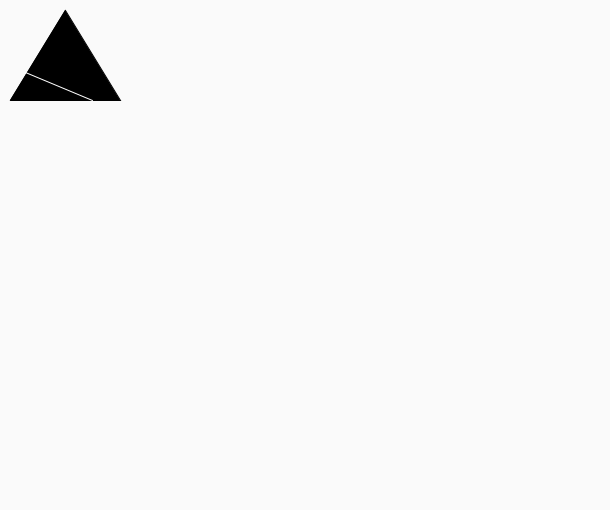
Frame 1 (no input)
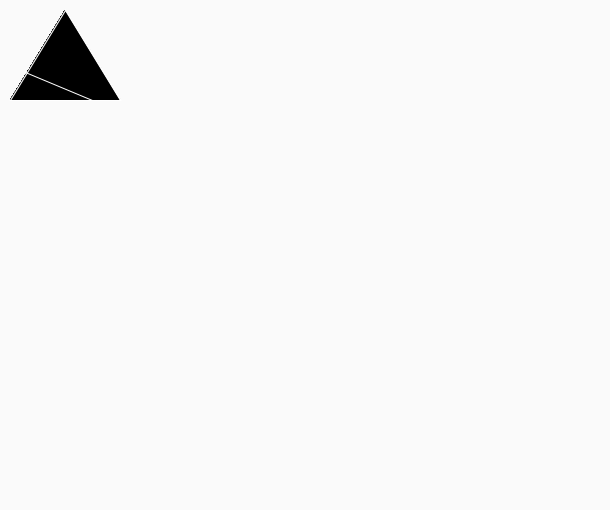
Frame 60 (the mouse pressed at the canvas centre just before this capture)
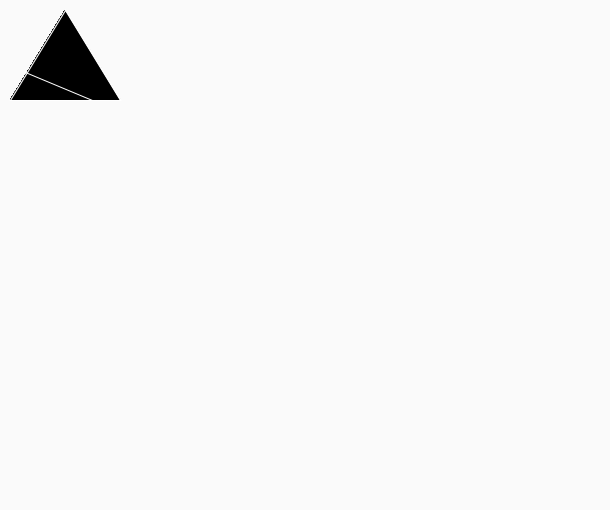
Frame 120 (the mouse held since frame 60 and released just before this capture)

The Processing sketch that drew these frames (run headless with seeded random() and noise(); from frame 60 on, the mouse is pressed at the canvas centre):

// Processing sketch: processing_90534
// ── processing_90534.pde

void setup()
{
 size(610,510);
  background(250);
}

void draw()
{
println(mouseX);
println(mouseY);

smooth();

fill(0);

//Variables triangles
int Ax;
Ax=10;
int Ay;
Ay=100;
int Bx;
Bx=65;
int By;
By=10;
int Cx;
Cx=120;
int Cy;
Cy=100;

//Variables trait
int T;
T=25;
int T1;
T1=72;
int T2;
T2=92;
int T3;
T3=100;

triangle (Ax,Ay,Bx,By,Cx,Cy);

//Premier
stroke(255);
strokeWeight(1);
line(T,T1,T2,T3);

}
